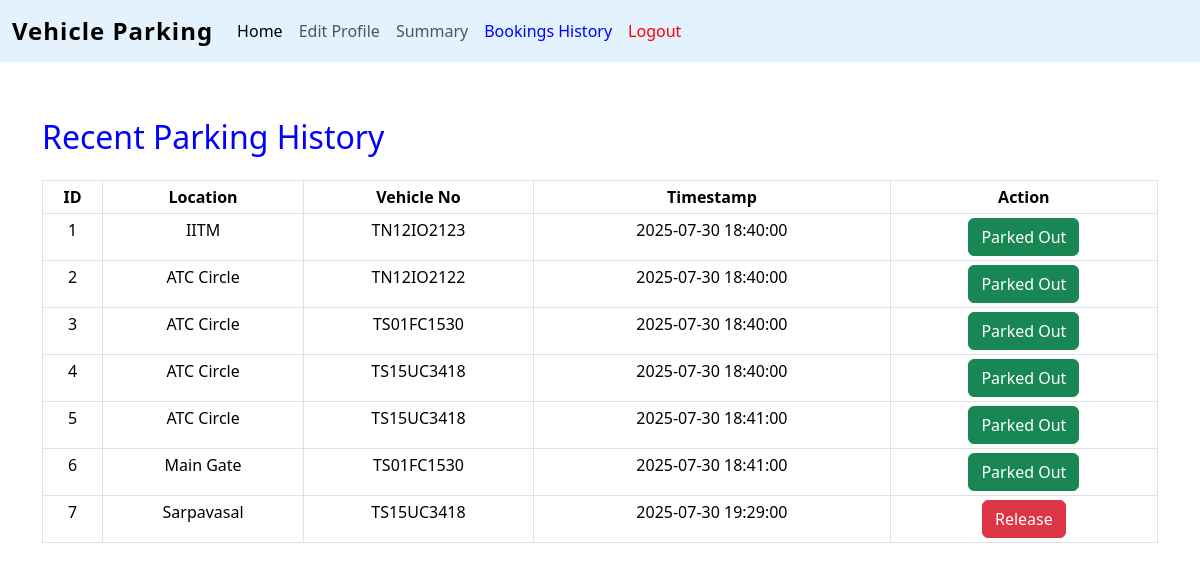
/bookings (signed in), run on the app's committed database.
### controllers/models.py (models this page shows)
class reserve_parking_spot(db.Model):
    id = db.Column(db.Integer, primary_key=True)
    parking_spot_id = db.Column(db.Integer, db.ForeignKey('parking_spot.id'), nullable=False)
    user_id = db.Column(db.Integer, db.ForeignKey('user.id'), nullable=False)
    start_time = db.Column(db.DateTime, nullable=False)
    end_time = db.Column(db.DateTime, nullable=True)
    vehicle_number = db.Column(db.String(20),nullable=True)
    parking_spot = db.relationship('parking_spot')
    user = db.relationship('User')

class parking_lot(db.Model):
    id = db.Column(db.Integer, primary_key=True)
    location_name = db.Column(db.String(100), nullable=False)
    max_spots = db.Column(db.Integer,nullable=True)
    available_spots = db.Column(db.Integer, nullable=True)
    price = db.Column(db.Float,nullable=False)
    address = db.Column(db.String(200),nullable=False)
    pincode = db.Column(db.String(10),nullable=True)
    spots = db.relationship('parking_spot')

### controllers/routes.py (the view)
@app.route('/bookings', methods=['GET'])
def bookings():
    if 'username' not in session:
        flash('You need to login first!', 'warning')
        return redirect(url_for('login'))
    user_id = session.get('user_id')
    if not user_id:
        flash('User ID not found in session!', 'danger')
        return redirect(url_for('login'))
    bookings = reserve_parking_spot.query.filter_by(user_id=user_id).all()
    return render_template('bookings.html', bookings=bookings)

### templates/bookings.html
{% extends 'layout.html' %}
{% block content %}
<h2 class="text-left my-4" style="color:blue">Recent Parking History</h2>
<table class="table table-bordered table-sm text-center">
  <thead>
    <tr>
      <th>ID</th>
      <th>Location</th>
      <th>Vehicle No</th>
      <th>Timestamp</th>
      <th>Action</th>
    </tr>
  </thead>
  <tbody>
    {% for booking in bookings %}
    <tr>
      <td>{{ booking.id }}</td>
      <td>{{ booking.parking_spot.lot.location_name }}</td>
      <td>{{ booking.vehicle_number }}</td>
      <td>{{ booking.start_time.strftime('%Y-%m-%d %H:%M:%S') }}</td>
      <td>
        {% if booking.parking_spot.status == 'occupied' %}
        <a href="{{ url_for('release', booking_id=booking.id, lot_id=booking.parking_spot.lot.id) }}">
          <button class="btn btn-danger">Release</button>
        </a>
        {% else %}
        <a href="{{ url_for('parked_out', booking_id=booking.id, lot_id=booking.parking_spot.lot.id) }}">
          <button class="btn btn-success">Parked Out</button>
        </a>
        {% endif %}
      </td>
    </tr>
    {% endfor %}
  </tbody>
</table>
{% endblock %}

### data on the page
reserve_parking_spot: id "1", parking_spot.lot.location_name "IITM", vehicle_number "TN12IO2123", start_time "2025-07-30 18:40:00"
reserve_parking_spot: id "2", parking_spot.lot.location_name "ATC Circle", vehicle_number "TN12IO2122", start_time "2025-07-30 18:40:00"
reserve_parking_spot: id "3", parking_spot.lot.location_name "ATC Circle", vehicle_number "TS01FC1530", start_time "2025-07-30 18:40:00"
reserve_parking_spot: id "4", parking_spot.lot.location_name "ATC Circle", vehicle_number "TS15UC3418", start_time "2025-07-30 18:40:00"
reserve_parking_spot: id "5", parking_spot.lot.location_name "ATC Circle", vehicle_number "TS15UC3418", start_time "2025-07-30 18:41:00"
reserve_parking_spot: id "6", parking_spot.lot.location_name "Main Gate", vehicle_number "TS01FC1530", start_time "2025-07-30 18:41:00"
reserve_parking_spot: id "7", parking_spot.lot.location_name "Sarpavasal", vehicle_number "TS15UC3418", start_time "2025-07-30 19:29:00"
